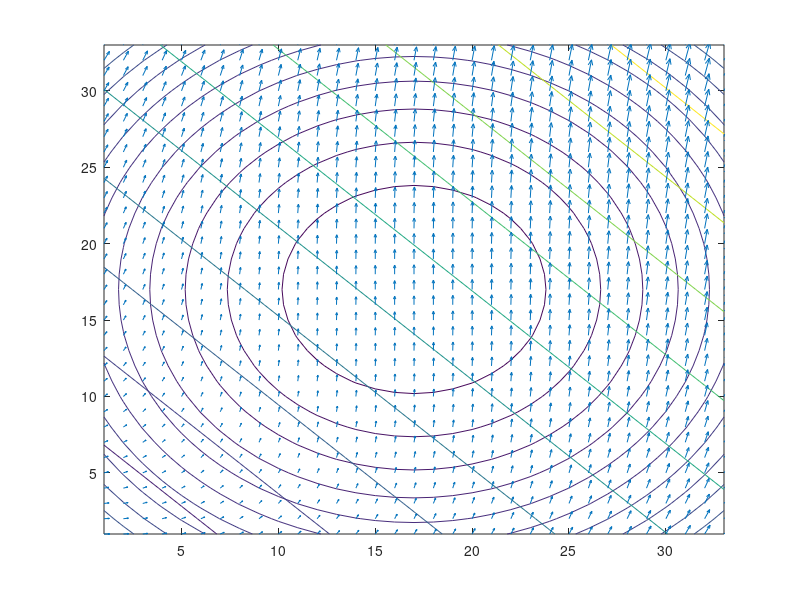

Recreate this plot in MATLAB.
z=zeros(33,33,2);
for i=1:33
for j=1:33
 x=(i-1)/32.0;
 y=(j-1)/32.0;
 z(i,j,1)=(x-0.5)^2+(y-0.5)^2;
 z(i,j,2)=x+y;
end
end
contour(z(:,:,1))
hold on
contour(z(:,:,2))
quiver(z(:,:,1),z(:,:,2))
%contour (uniform* files), quiver (uniform* files), isosurface (uniform* files), scatter (PARCON*)
